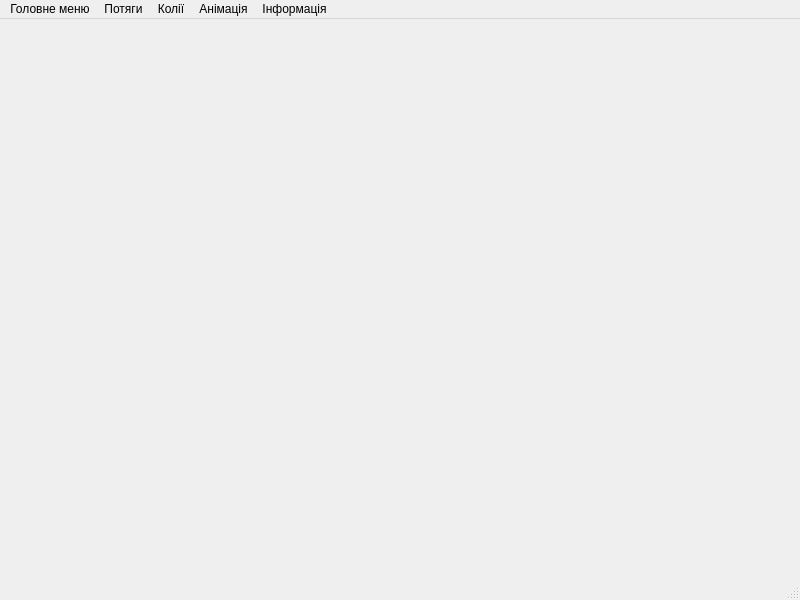
<?xml version="1.0" encoding="UTF-8"?>
<ui version="4.0">
 <class>MainWindow</class>
 <widget class="QMainWindow" name="MainWindow">
  <property name="geometry">
   <rect>
    <x>0</x>
    <y>0</y>
    <width>800</width>
    <height>600</height>
   </rect>
  </property>
  <property name="windowTitle">
   <string>MainWindow</string>
  </property>
  <widget class="QWidget" name="centralwidget"/>
  <widget class="QMenuBar" name="menubar">
   <property name="geometry">
    <rect>
     <x>0</x>
     <y>0</y>
     <width>800</width>
     <height>25</height>
    </rect>
   </property>
   <widget class="QMenu" name="fileMenu">
    <property name="title">
     <string>Головне меню</string>
    </property>
    <addaction name="generateAction"/>
    <addaction name="loadAction"/>
    <addaction name="saveAction"/>
    <addaction name="saveAsAction"/>
    <addaction name="separator"/>
    <addaction name="exitAction"/>
   </widget>
   <widget class="QMenu" name="trainMenu">
    <property name="title">
     <string>Потяги</string>
    </property>
    <addaction name="createTrainAction"/>
    <addaction name="deleteTrainAction"/>
    <addaction name="viewTrainAction"/>
    <addaction name="changeTimeAction"/>
   </widget>
   <widget class="QMenu" name="wayMenu">
    <property name="title">
     <string>Колії</string>
    </property>
    <addaction name="createWayAction"/>
    <addaction name="deleteWayAction"/>
    <addaction name="viewStationAction"/>
    <addaction name="viewRouteAction"/>
   </widget>
   <widget class="QMenu" name="launchMenu">
    <property name="title">
     <string>Анімація</string>
    </property>
    <addaction name="speedAction"/>
    <addaction name="launchAction"/>
   </widget>
   <widget class="QMenu" name="aboutMenu">
    <property name="title">
     <string>Інформація</string>
    </property>
    <addaction name="aboutSoftAction"/>
    <addaction name="aboutGameAction"/>
   </widget>
   <addaction name="fileMenu"/>
   <addaction name="trainMenu"/>
   <addaction name="wayMenu"/>
   <addaction name="launchMenu"/>
   <addaction name="aboutMenu"/>
  </widget>
  <widget class="QStatusBar" name="statusbar"/>
  <action name="generateAction">
   <property name="text">
    <string>Згенерувати Україну</string>
   </property>
  </action>
  <action name="loadAction">
   <property name="text">
    <string>Завантажити мапу</string>
   </property>
  </action>
  <action name="saveAction">
   <property name="text">
    <string>Зберегти мапу</string>
   </property>
  </action>
  <action name="saveAsAction">
   <property name="text">
    <string>Зберегти мапу як...</string>
   </property>
  </action>
  <action name="exitAction">
   <property name="text">
    <string>Вийти</string>
   </property>
  </action>
  <action name="createTrainAction">
   <property name="text">
    <string>Створити потяг</string>
   </property>
  </action>
  <action name="deleteTrainAction">
   <property name="text">
    <string>Скасувати потяг</string>
   </property>
  </action>
  <action name="viewTrainAction">
   <property name="text">
    <string>Проглянути потяг</string>
   </property>
  </action>
  <action name="changeTimeAction">
   <property name="text">
    <string>Змінити час відправлення</string>
   </property>
  </action>
  <action name="createWayAction">
   <property name="text">
    <string>Прокласти колію</string>
   </property>
  </action>
  <action name="deleteWayAction">
   <property name="text">
    <string>Розібрати колію</string>
   </property>
  </action>
  <action name="viewStationAction">
   <property name="text">
    <string>Проглянути станцію</string>
   </property>
  </action>
  <action name="viewRouteAction">
   <property name="text">
    <string>Як проїхати між...</string>
   </property>
  </action>
  <action name="aboutSoftAction">
   <property name="text">
    <string>Про програму</string>
   </property>
  </action>
  <action name="aboutGameAction">
   <property name="text">
    <string>Про гру</string>
   </property>
  </action>
  <action name="launchAction">
   <property name="text">
    <string>Запуск</string>
   </property>
  </action>
  <action name="speedAction">
   <property name="text">
    <string>Швидкість анімації</string>
   </property>
  </action>
 </widget>
 <resources/>
 <connections/>
</ui>
